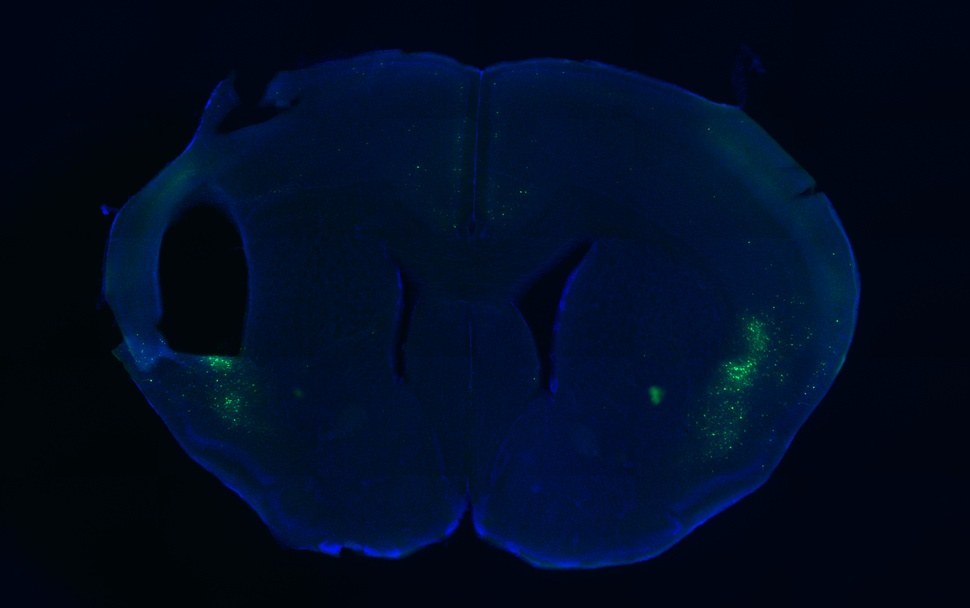
#> input picture data/histology_images/M332849/M332849_slide1_section5_c1+2.jpg, 970 x 608 px, shrunk from 7634 x 4784 before the run; its folder holds only this picture in this run
$ jupyter execute supp_figure_1_histology.ipynb   (shell and % lines are left out)
#> lines starting #> are read from the running program, lines starting #| are printed output that depends on the picture
[cell 1]
import matplotlib.pyplot as plt
import imageio
import os
import pandas as pd
import numpy as np

[cell 2]
data_path = os.path.join(os.path.split(os.getcwd())[0],'data')
session_list = pd.read_csv(os.path.join(os.path.join(data_path,'session_list.csv')))
#> (reads data/session_list.csv from the repository)

## get a list of all mice, minus the two mice with missing histology

[cell 3]
missing_mice = ['M375765','M432805']

[cell 4]
mouse_ids = [mouse_id for mouse_id in session_list['mouse_id'].unique() if mouse_id not in missing_mice]

## a basic plotting function

[cell 5]
def plot_histology_image(mouse_id, ax):
#> called with mouse_id = 'M332849'
    data_path = os.path.join(os.path.split(os.getcwd())[0],'data')
    histology_path = os.path.join(data_path, 'histology_images')

    if mouse_id in os.listdir(histology_path):
        mouse_path = os.path.join(histology_path, mouse_id)
        image_name = os.listdir(mouse_path)[0]
        im = imageio.imread(os.path.join(mouse_path, image_name))
#> im is the input picture: shape (608, 970, 3); mean R, G, B 0.6, 12.6, 34.8

        ax.imshow(im)
        ax.set_title('mouse_id = {}'.format(mouse_id))
        ax.axis('off')

## iterate over mice, show histology image in a 3x3 grid

[cell 6]
fig, ax = plt.subplots(3, 3, figsize=(17, 12))

for ii, mouse_id in enumerate(np.sort(mouse_ids)):
    plot_histology_image(mouse_id, ax.flatten()[ii])

fig.tight_layout()
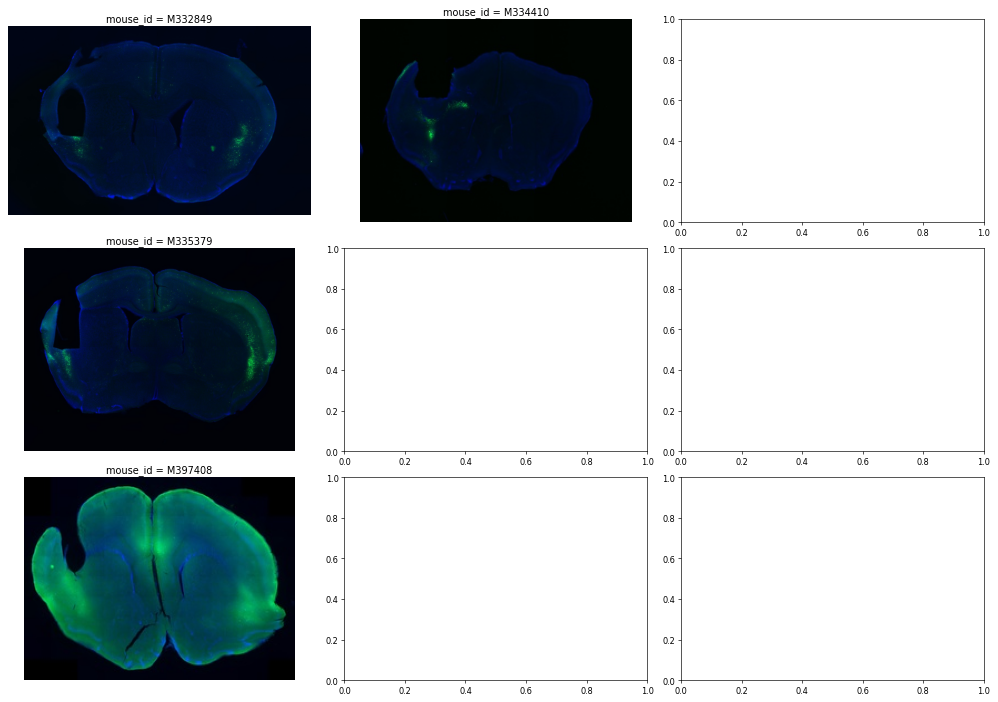
#> figure drawn by matplotlib, 4 panels
